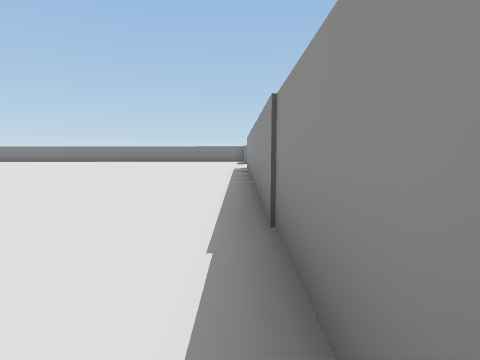
View 1 (above)

16 first-person views from a walk through a scene from a Unity 3-D project. The camera is 1.4 m above the floor, tilts 6° down and sees 80° across. The floor is counted in squares, 2 m on a side. Each view is taken from the middle of a square. On the plan, view 1 faces up. The plan holds only what a view shows up to about 10 squares ahead; the rest is blank. Some animated figures are left out. Door leaves are left out, so doorways stand open.

View 2
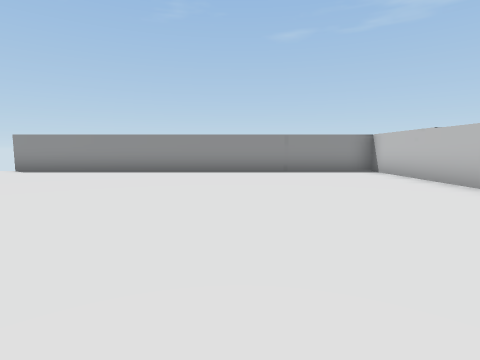

View 3
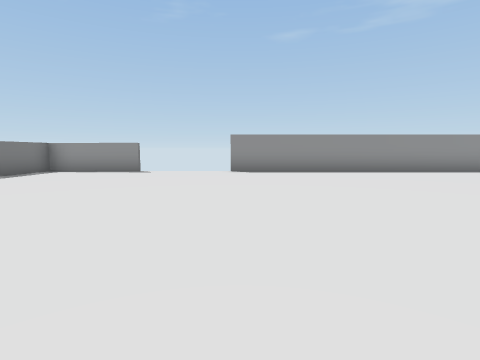

View 4
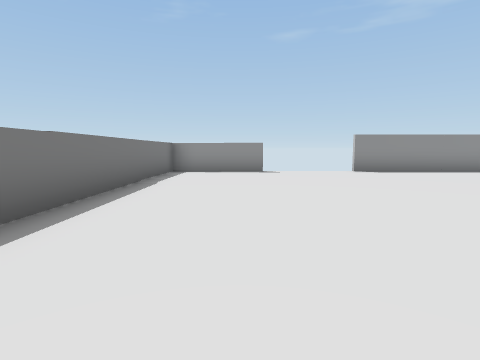

View 5
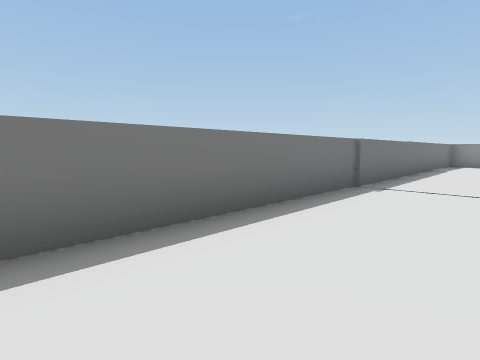

View 6
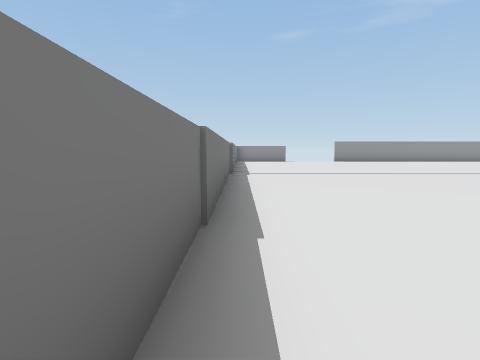

View 7
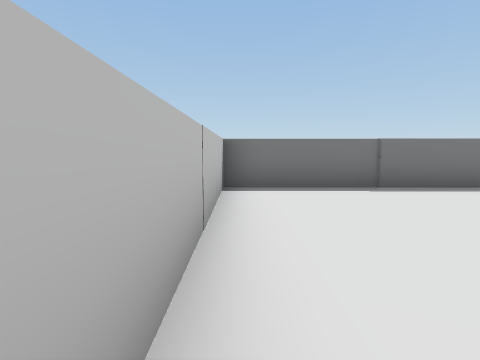

View 8
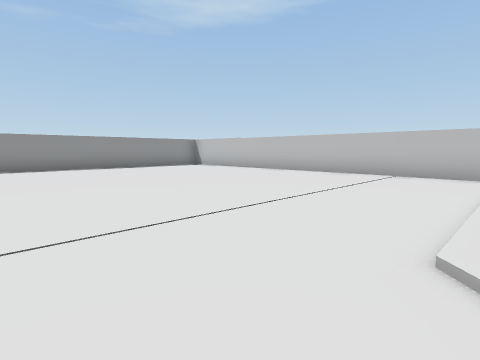

View 9
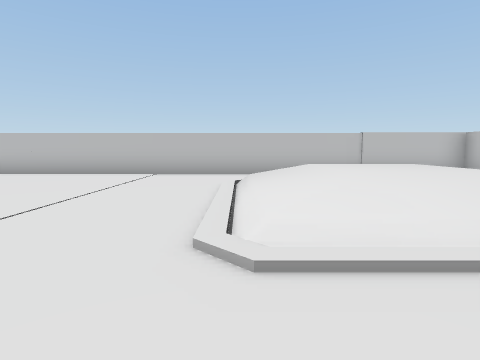

View 10
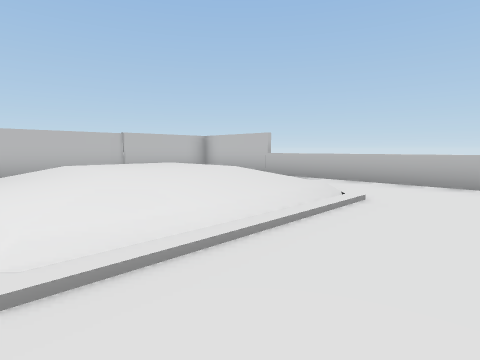

View 11
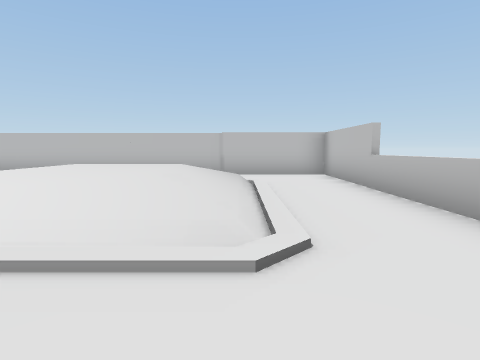

View 12
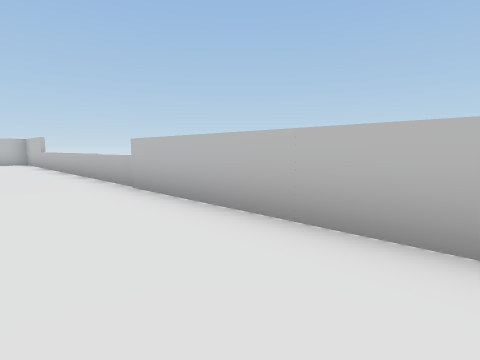

View 13
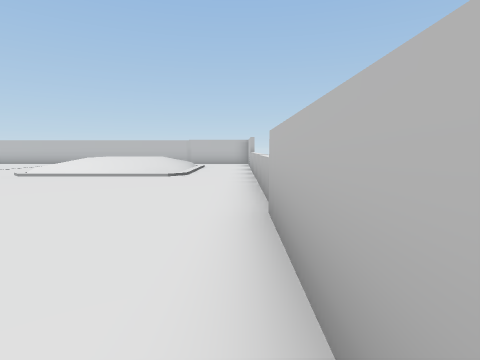

View 14
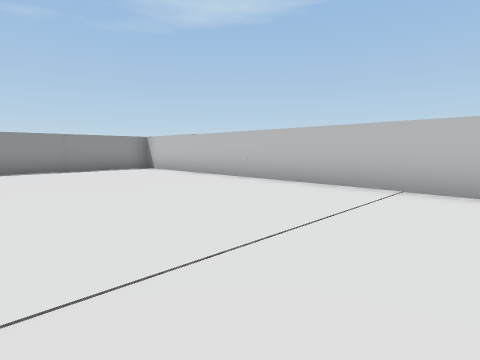

View 15
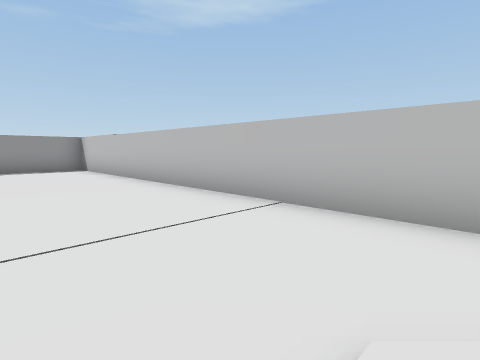

View 16
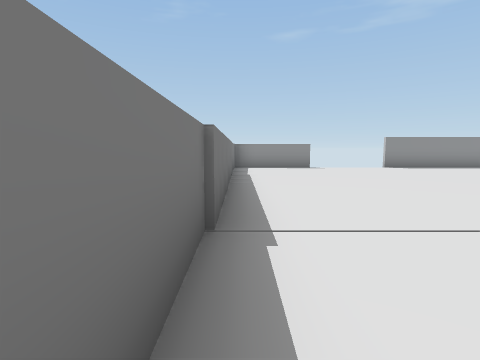

### Floor plan
Key: @ floor where view 1 was taken; # wall or solid block; x gap in a wall; . main floor; : floor 1 m higher than the main floor; / step, stairs or slope; D open door; v drop or lower ground.
Columns run from 18 left of view 1 to 1 right of it. Each row starts with its distance up from view 1.
 18 ###################
 17 #....D..D..D..D....#
 16 #..................#
 15 #..................#
 14 #..................
 13 #... ..............
 12 #...   ............
 11 #....   ...........x
 10  .....   .........D#
  9  .....    .........#
  8  ..................#
  7  .................D#
  6  ../////...........#
  5  ../////...........#
  4  ..//://..........D#
  3 v../////...........#
  2 #../   /...........#
  1 #...   ............#
  0 #...   ...........@#
 -1 ###################

Positions as (right, up) in squares from view 1, and headings:
1: (0, 0), facing up
2: (-9, 4), facing right
3: (-9, 11), facing right
4: (-9, 15), facing right
5: (-14, 15), facing up-right
6: (-17, 17), facing right
7: (-17, 12), facing up
8: (-11, 8), facing down-right
9: (-11, 8), facing down
10: (-11, 8), facing down-left
11: (-15, 8), facing down
12: (-15, 16), facing down-left
13: (-17, 14), facing down
14: (-10, 5), facing down-right
15: (-11, 3), facing down-right
16: (-11, 17), facing right
